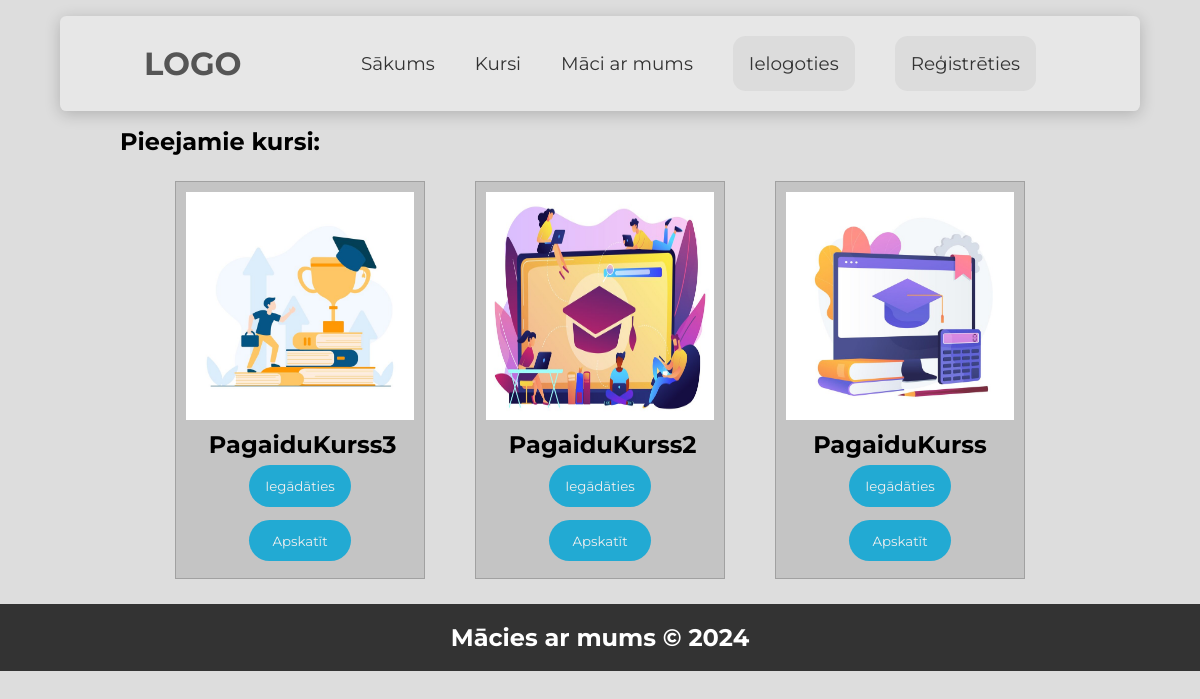
/kursi.php, run on an earlier commit of the app's database.
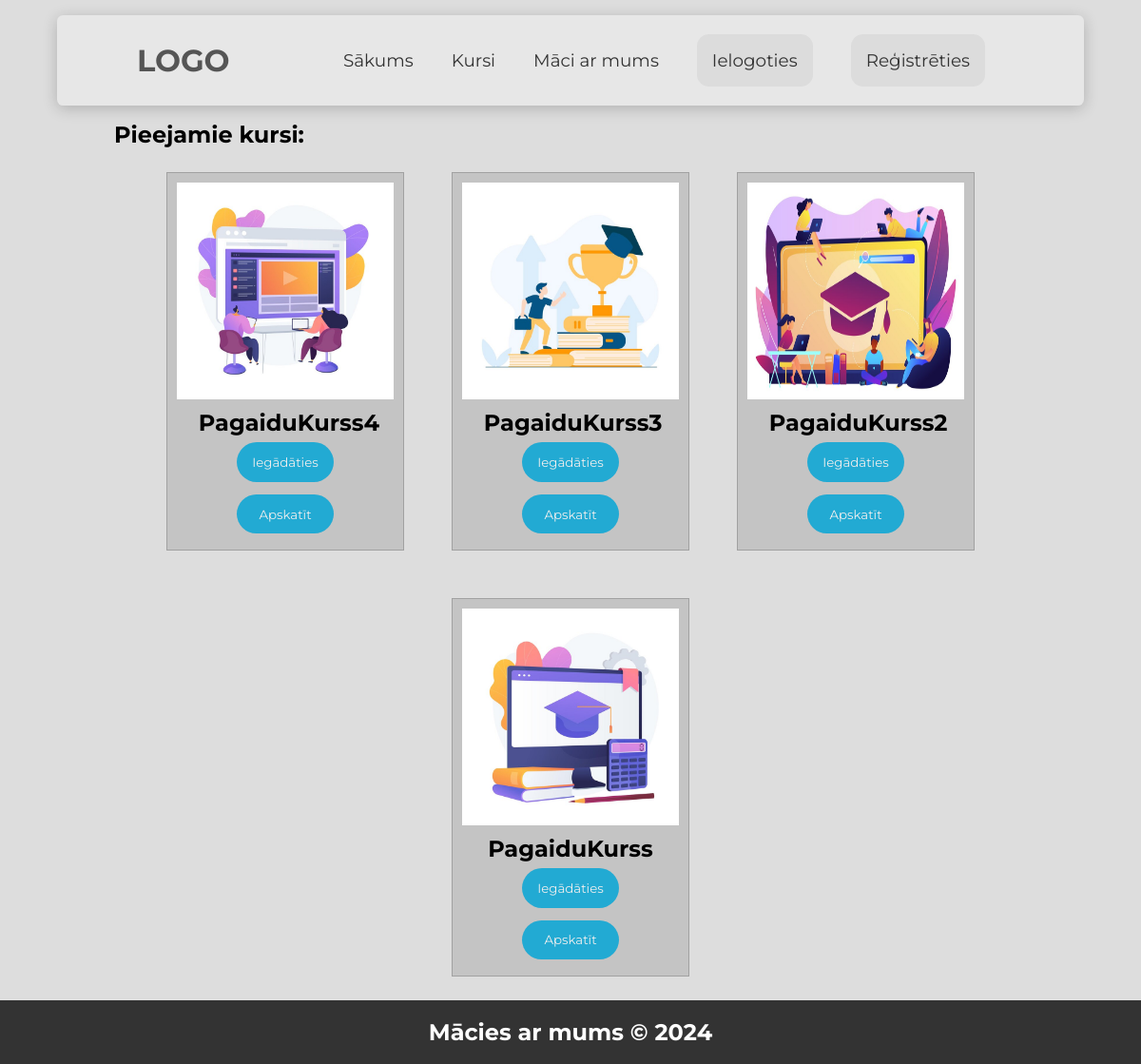
And on a later commit of the database.
### tables this page shows
CREATE TABLE `apmacibas` (
  `ID` int(11) NOT NULL,
  `Nosaukums` varchar(50) NOT NULL,
  `Apraksts` varchar(255) NOT NULL,
  `Attels` varchar(255) NOT NULL,
  `Statuss` enum('Iesniegts','Atverts','Apstiprinats','Noraidits','Slepts') NOT NULL,
  `Veidotajs` varchar(50) NOT NULL,
  `Cena` float NOT NULL,
  `kategorija` enum('Dizains','Programmēšana','Personīgā attīstība','Valodas','Māksla','Fotogrāfija','Mūzika') NOT NULL
);

### kursi.php (the view, shortened to what this page needs)
<?php
    require("connect.php");
?>
<!DOCTYPE html>
<html lang="lv">
<head>
    <link rel="stylesheet" href="style.css">
    <link rel="stylesheet" href="https://cdnjs.cloudflare.com/ajax/libs/font-awesome/6.4.2/css/all.min.css">
</head>
<body>
<?php
    include("navigation.php");
    $category = $_GET['category'] ?? 'all';
        if(htmlspecialchars($category) == 'all'){
            $kurss_sql = "SELECT * FROM apmacibas WHERE Statuss = 'Apstiprinats' ORDER BY ID DESC";
        }else{
            $kurss_sql = "SELECT * FROM apmacibas WHERE Statuss = 'Apstiprinats' AND kategorija = '$category' ORDER BY ID DESC";
        }
        ?>
    <section id="new-kursi">
    <h2>Pieejamie kursi:</h2>
    <div class="box-container">
        <?php
        $kurss_res = mysqli_query($savienojums, $kurss_sql);
        while ($row = mysqli_fetch_assoc($kurss_res)) {
            ?>
            <div class="box">
                <img src="<?php echo 'profils/' . $row['Attels']; ?>" alt="<?php echo $row['Nosaukums']; ?>">
                <h2><?php echo $row['Nosaukums']; ?></h2>
                <?php
                if (isset($_SESSION['Lietotajvards'])) {
                    ?>
                    <form action="maksajums/checkout.php" method="post">
                        <input type="hidden" name="kurss_id" value="<?php echo $row['ID']; ?>">
                        <button type="submit" class="buyButton">Iegādāties</button>
                    </form>
                    <?php
                } else {
                    ?>
                    <form action="loginReg/login.php" method="post">
                        <button type="submit" class="buyButton">Iegādāties</button>
                    </form>
                    <?php
                }
                ?>
                <button class="checkButton"
                        data-kurss-id="<?php echo $row['ID']; ?>"
                        data-kurss-nosaukums="<?php echo $row['Nosaukums']; ?>"
                        data-kurss-attels="<?php echo 'profils/' . $row['Attels']; ?>"
                        data-kurss-apraksts="<?php echo $row['Apraksts']; ?>">Apskatīt</button>
            </div>
            <?php
            }
            ?>
        </div>
    </section>
    <?php
    include("footer.php");
    ?>
</body>
</html>

What changed in the data, as far as the page shows it:
added apmacibas: Attels (picture), Nosaukums "PagaiduKurss4"
